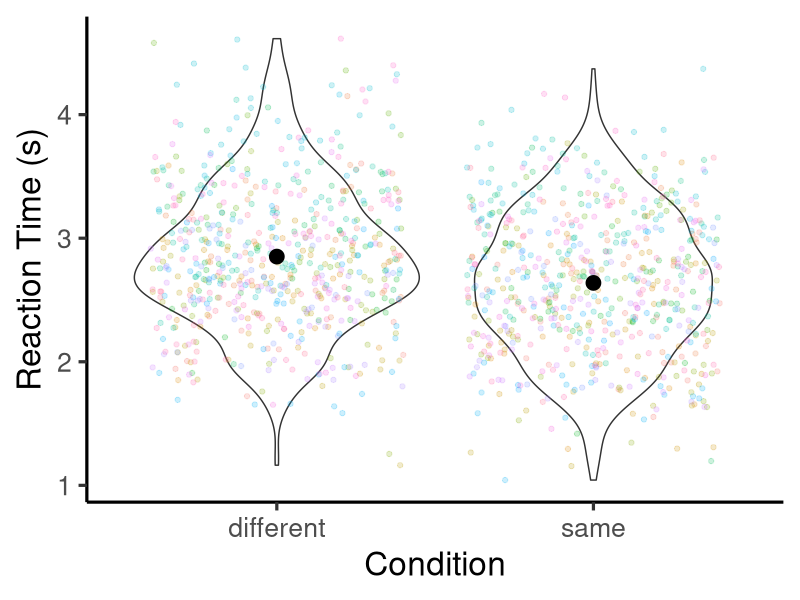
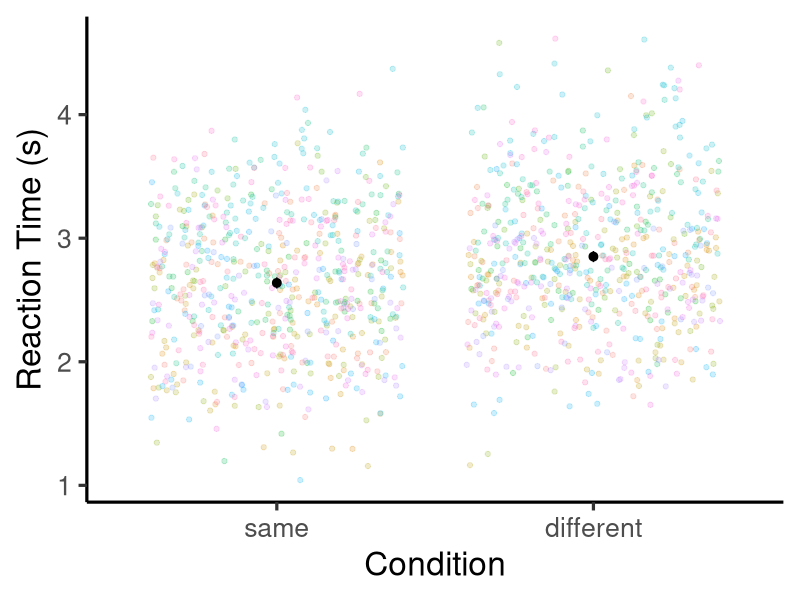
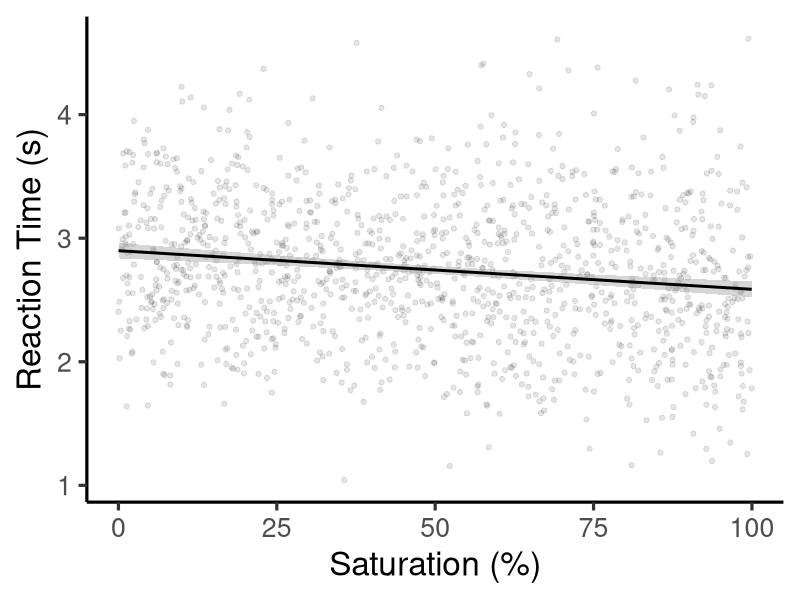
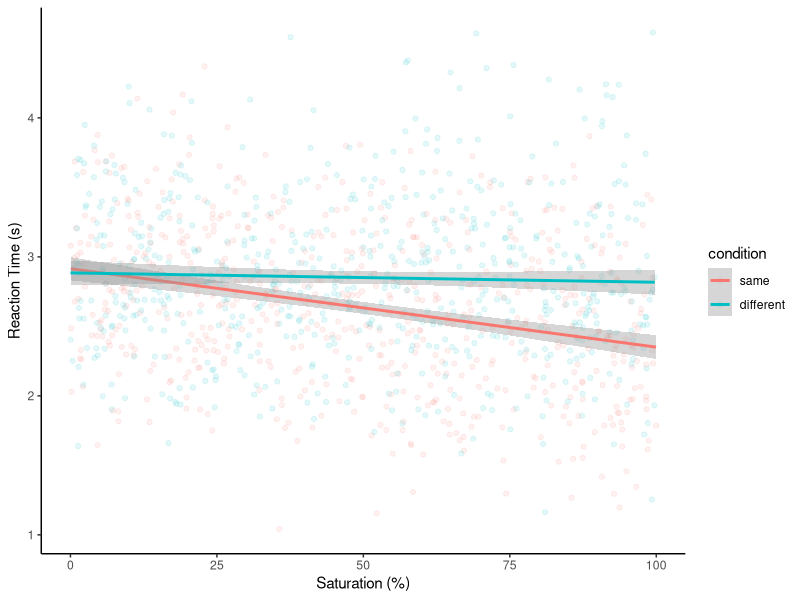
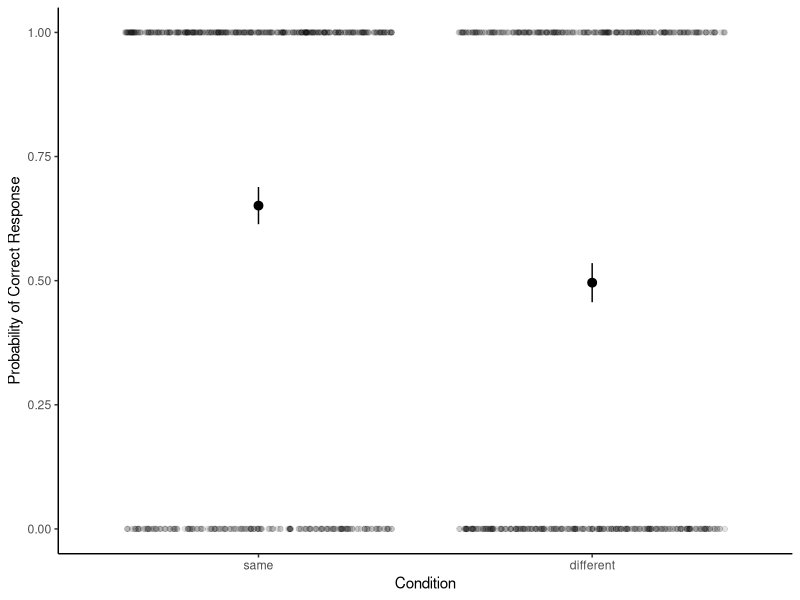
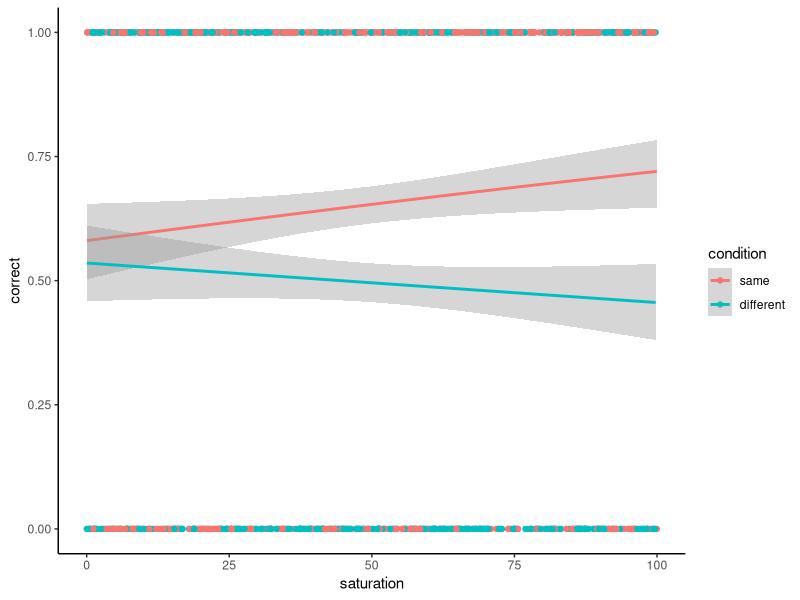

R code for these plots, in order:
## ---- chunk 1
knitr::opts_knit$set(base.dir="../", base.url="/")
knitr::opts_chunk$set(fig.path="assets/images/2021-07-05-contrasts/",
                      fig.align = 'center',
                      cache.path = '../cache/',
                      message=FALSE, warning=FALSE,
                      cache=TRUE, echo=TRUE, results='hold')
## ---- chunk 2
## change some settings
## options(contrasts = c("contr.sum","contr.poly")) 
## this tweaks makes sure that contrasts are interpretable as main effects

# load packages
library(tidyverse)   # for data wrangling
library(emmeans)     # for estimating means

## simulate some fake data for a stroop task
set.seed(2021)   ## make sure we get the same data every time
colors <- c('red', 'blue', 'green')
df <- expand_grid(condition=c('same', 'different'),
                  trial=1:25,
                  participant=1:25) %>%
    group_by(participant) %>%
    mutate(color=sample(colors, n(), replace=TRUE),
           saturation=runif(n()),
           participant=as.factor(participant),
           mean=rnorm(1, 3, 0.4)-saturation*rnorm(1, 0.5, 0.2),
           effect=.3+saturation*rnorm(1, 0.25, 0.2) - .1*mean) %>%
    rowwise() %>%
    mutate(text=ifelse(condition=='same', color, sample(colors[!colors %in% color], 1, replace=TRUE))) %>%
    ungroup() %>%
    mutate(RT=rnorm(n(), ifelse(condition=='same', mean, mean+effect), 0.4),
           correct=rbinom(n(), size=1,
                          plogis(ifelse(condition=='same',
                                        mean-2.8+3*saturation*plogis(effect),
                                        mean-2.8+saturation*plogis(effect)))),
           response=ifelse(correct, color, text),
           saturation=saturation*100) %>%
    select(-mean, -effect) %>%
    relocate(participant, trial, condition, saturation, color, text, RT, response, correct) %>%
    arrange(participant, trial, condition)
## ---- chunk 3
df
## ---- chunk 4
m <- lm(RT ~ 1, df)
summary(m)
## ---- chunk 5
t.test(df$RT)
## ---- chunk 6
ggplot(df, aes(x=condition, y=RT)) +
    geom_violin() +
    geom_jitter(aes(color=participant), height=0, show.legend=F, alpha=0.2) +
    stat_summary(fun=mean, size=1) +
    xlab('Condition') + ylab('Reaction Time (s)') +
    theme_classic(base_size=24)
## ---- chunk 7
m <- lm(RT ~ condition, df)
summary(m)
## ---- chunk 8
mean.different <- df %>% filter(condition=='different') %>% pull(RT) %>% mean
mean.different
## ---- chunk 9
mean.same <- df %>% filter(condition=='same') %>% pull(RT) %>% mean
mean.same - mean.different
## ---- chunk 10
df <- df %>% mutate(condition=factor(condition, levels=c('same', 'different')))
m <- lm(RT ~ condition, df)
summary(m)
## ---- chunk 11
m <- lm(RT ~ condition, df, contrasts=list(condition=contr.sum))
summary(m)
## ---- chunk 12
mean.grand <- mean(c(mean.same, mean.different))
mean.grand

mean.same - mean.grand
## ---- chunk 13
emmeans(m, ~ condition)
## ---- chunk 14
## for dummy contrasts
emmeans(m, ~ condition) %>%
    contrast('trt.vs.ctrl')

## for sum-to-zero contrasts
emmeans(m, ~ condition) %>%
    contrast('eff')
## ---- chunk 15
## for dummy contrasts
emmeans(m, trt.vs.ctrl ~ condition)

## for sum-to-zero contrasts
emmeans(m, eff ~ condition)
## ---- chunk 16
ggplot(df, aes(x=condition, y=RT)) +
    geom_jitter(aes(color=participant), height=0, show.legend=F, alpha=0.2) +
    geom_pointrange(aes(y=emmean, ymin=lower.CL, ymax=upper.CL),
                    data=as.data.frame(emmeans(m, ~ condition))) +
    xlab('Condition') + ylab('Reaction Time (s)') +
    theme_classic(base_size=24)
## ---- chunk 17
m <- lm(RT ~ condition + color, df)
summary(m)
## ---- chunk 18
emmeans(m, ~ condition) %>% contrast('trt.vs.ctrl')
emmeans(m, ~ color) %>% contrast('trt.vs.ctrl', adjust='none')
## ---- chunk 19
emmeans(m, ~condition|color) %>% contrast('trt.vs.ctrl')
emmeans(m, ~color|condition) %>% contrast('trt.vs.ctrl', adjust='none')
## ---- chunk 20
m <- lm(RT ~ condition + color, df, contrasts=list(condition='contr.sum', color='contr.sum'))
summary(m)
## ---- chunk 21
emmeans(m, ~ condition) %>% contrast('eff')
emmeans(m, ~ color) %>% contrast('eff', adjust='none')
## ---- chunk 22
m <- lm(RT ~ condition + color, df, contrasts=list(color='contr.sum'))
summary(m)
## ---- chunk 23
m <- lm(RT ~ condition * color, df)
summary(m)
## ---- chunk 24
emmeans(m, ~ condition | color, at=list(color=c('blue'))) %>%
    contrast('trt.vs.ctrl')
## ---- chunk 25
emmeans(m, ~ color | condition, at=list(condition=c('same'))) %>%
    contrast('trt.vs.ctrl', adjust='none')
## ---- chunk 26
emmeans(m, ~ condition | color) %>%
    contrast('trt.vs.ctrl') %>%
    contrast(method='trt.vs.ctrl', by='contrast', adjust='none')
## ---- chunk 27
emmeans(m, ~ color | condition) %>%
    contrast('trt.vs.ctrl') %>%
    contrast(method='trt.vs.ctrl', by='contrast', adjust='none')
## ---- chunk 28
m <- lm(RT ~ condition * color, df, contrasts=list(condition='contr.sum', color='contr.sum'))
summary(m)
## ---- chunk 29
ggplot(df, aes(x=saturation, y=RT)) +
    geom_point(alpha=.1) +
    geom_smooth(color='black', method='lm') +
    xlab('Saturation (%)') + ylab('Reaction Time (s)') +
    theme_classic(base_size=24)
## ---- chunk 30
m <- lm(RT ~ saturation, df)
summary(m)
## ---- chunk 31
df$saturation.std <- scale(df$saturation)
m <- lm(RT ~ saturation.std, df)
summary(m)
## ---- chunk 32
df$RT.std <- scale(df$RT)
m <- lm(RT.std ~ saturation.std, df)
summary(m)
## ---- chunk 33
cor.test(df$RT.std, df$saturation.std)
## ---- chunk 34
m <- lm(RT.std ~ saturation, df)
summary(m)
## ---- chunk 35
ggplot(df, aes(x=saturation, y=RT, color=condition)) +
    geom_point(alpha=.1) +
    geom_smooth(method='lm') +
    xlab('Saturation (%)') + ylab('Reaction Time (s)') +
    theme_classic()
## ---- chunk 36
m <- lm(RT ~ condition * saturation, df)
summary(m)
## ---- chunk 37
## Intercept
emmeans(m, ~condition, at=list(condition='same', saturation=0))

## conditiondifferent
emmeans(m, ~condition, at=list(saturation=0)) %>%
    contrast('trt.vs.ctrl')

## saturation
emmeans(m, ~saturation, at=list(saturation=0:1, condition='same')) %>%
    contrast('trt.vs.ctrl')
## ---- chunk 38
emmeans(m, ~ saturation | condition, at=list(saturation=0:1)) %>%
    contrast('trt.vs.ctrl') %>%
    contrast(method='trt.vs.ctrl', by='contrast', adjust='none')

emmeans(m, ~ condition | saturation, at=list(saturation=0:1)) %>%
    contrast('trt.vs.ctrl') %>%
    contrast(method='trt.vs.ctrl', by='contrast', adjust='none')
## ---- chunk 39
ggplot(df, aes(x=condition, y=correct)) +
    geom_jitter(alpha=.1, height=0) +
    stat_summary(fun.data=mean_cl_normal) +
    xlab('Condition') + ylab('Probability of Correct Response') +
    theme_classic()
## ---- chunk 40
m <- glm(correct ~ condition, df, family='binomial')
summary(m)
## ---- chunk 41
emmeans(m, ~ condition)
## ---- chunk 42
emmeans(m, ~ condition, type='response')
## ---- chunk 43
emmeans(m, ~ condition, type='response') %>% contrast('trt.vs.ctrl')
## ---- chunk 44
p.same <- as.data.frame(emmeans(m, ~ condition, type='response'))$prob[1]
p.diff <- as.data.frame(emmeans(m, ~ condition, type='response'))$prob[2]

odds.same <- p.same / (1 - p.same)
odds.diff <- p.diff / (1 - p.diff)

odds.same
odds.diff
## ---- chunk 45
odds.ratio <- odds.diff / odds.same
odds.ratio
## ---- chunk 46
exp(coef(m))  ## get the coefficients on the odds scale

## get the odds with CIs with emmeans
emmeans(m, ~condition, tran='log', type='response')
## ---- chunk 47
ggplot(df, aes(x=saturation, y=correct, color=condition)) +
    geom_point() +
    geom_smooth(method='glm', method.args=list(family='binomial')) +
    theme_classic()
